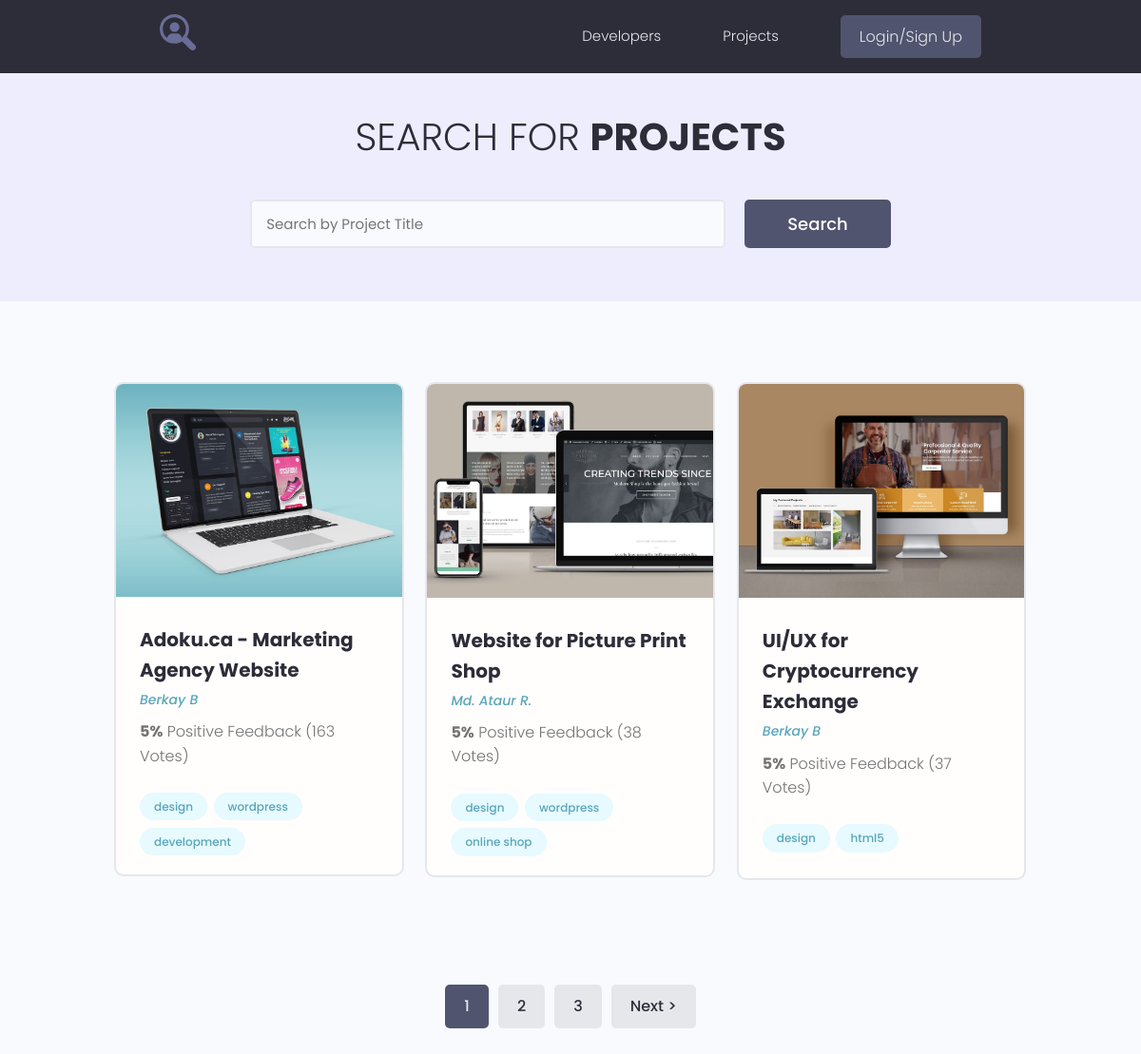
/projects/, run on the app's committed database.
### projects/models.py (models this page shows, shortened)
class Project(models.Model):
    owner = models.ForeignKey(Profile, on_delete=models.SET_NULL, null=True, blank=True)
    title = models.CharField(max_length=200)
    description = models.TextField(null=True, blank=True)
    image = models.ImageField(null=True, blank=True, upload_to='projects/%Y/%m/%d',
                              default='default.jpg')
    demo_link = models.CharField(max_length=2000, null=True, blank=True)
    source_link = models.CharField(max_length=2000, null=True, blank=True)
    tags = models.ManyToManyField('Tag', blank=True)
    vote_total = models.IntegerField(default=0, null=True, blank=True)
    vote_ratio = models.IntegerField(default=0, null=True, blank=True)
    created = models.DateTimeField(auto_now_add=True)
    class Meta:
        ordering = ['-vote_ratio', '-vote_total']

class Tag(models.Model):
    name = models.CharField(max_length=200)
    created = models.DateTimeField(auto_now_add=True)
    def __str__(self):
        return self.name

### users/models.py (models this page shows, shortened)
class Profile(models.Model):
    user = models.OneToOneField(User, on_delete=models.CASCADE, blank=True, null=True)
    name = models.CharField(max_length=200, blank=True, null=True)
    email = models.EmailField(max_length=500, blank=True, null=True)
    username = models.CharField(max_length=200, blank=True, null=True)
    short_info = models.CharField(max_length=200, blank=True, null=True)
    bio = models.TextField(blank=True, null=True)
    image = models.ImageField(upload_to='profiles/', blank=True, null=True, default='profiles/user-default.png')
    social_github = models.CharField(max_length=200, blank=True, null=True)
    social_youtube = models.CharField(max_length=200, blank=True, null=True)
    social_website = models.CharField(max_length=200, blank=True, null=True)
    created = models.DateTimeField(auto_now_add=True)

### projects/views.py (the view)
# urls.py: path('projects/', include('projects.urls')),
def projects(request):
    page = request.GET.get('page')
    result = 3
    projs = Project.objects.all()
    paginator = Paginator(projs, result)
    try:
        projs = paginator.page(page)
    except PageNotAnInteger:
        page = 1
        projs = paginator.page(page)
    except EmptyPage:
        page = paginator.num_pages
        projs = paginator.page(page)
    page = int(page)
    left_index = page - 2 if page > 2 else 1
    right_index = page + 3 if page < paginator.num_pages - 2 else paginator.num_pages + 1
    custom_range = range(left_index, right_index)
    context = {'projects': projs, 'paginator': paginator, 'custom_range': custom_range}
    return render(request, 'projects/projects.html', context)

### projects/templates/projects/projects.html (shortened to what this page needs)
{% extends 'projects/base.html' %}
{% block content %}
    <main class="projects">
        <section class="hero-section text-center">
            <div class="container container--narrow">
                <div class="hero-section__box">
                    <h2>Search for <span>Projects</span></h2>
                </div>
                <div class="hero-section__search">
                    <form class="form" action="#" method="get">
                        <div class="form__field">
                            <input class="input input--text" id="formInput#search" type="text" name="text"
                                   placeholder="Search by Project Title"/>
                        </div>
                        <input class="btn btn--sub btn--lg" type="submit" value="Search"/>
                    </form>
                </div>
            </div>
        </section>
        <section class="projectsList">
            <div class="container">
                <div class="grid grid--three">
                    {% for project in projects %}
                        <div class="column">
                            <div class="card project">
                                <a href="{% url 'project' project.id %}" class="project">
                                    <img class="project__thumbnail" src="{{ project.image.url }}"
                                         alt="project thumbnail"/>
                                    <div class="card__body">
                                        <h3 class="project__title">{{ project.title }}</h3>
                                        <p><a class="project__author"
                                              href="{% url 'user_profile' project.owner.id %}">{{ project.owner.name }}</a>
                                        </p>
                                        <p class="project--rating">
                                            <span style="font-weight: bold;">{{ project.vote_ratio }}%</span> Positive
                                            Feedback ({{ project.vote_total }}
                                            Vote{{ project.vote_total | pluralize:'s' }})
                                        </p>
                                        <div class="project__tags">
                                            {% for tag in project.tags.all %}
                                                <span class="tag tag--pill tag--main">
<small>{{ tag }}</small>
</span>
                                            {% endfor %}
                                        </div>
                                    </div>
                                </a>
                            </div>
                        </div>
                    {% endfor %}
                </div>
            </div>
        </section>
        {% if projects.has_other_pages %}
            <div class="pagination">
                <ul class="container">
                    {% for page in custom_range %}
                        {% if page == projects.number %}
                            <li><a href="?page={{ page }}" class="btn page-link btn--sub">{{ page }}</a></li>
                        {% else %}
                            <li><a href="?page={{ page }}" class="btn page-link">{{ page }}</a></li>
                        {% endif %}
                    {% endfor %}
                    {% if projects.has_next %}
                        <li><a href="?page={{ projects.next_page_number }}" class="btn page-link">Next &gt;</a></li>
                    {% endif %}
                </ul>
            </div>
        {% endif %}
    </main>
{% endblock %}

### projects/static/styles/app.css (style rules this page uses)
:root { --color-sub: #2d2d39; }
.btn--sub { background-color: var(--color-sub-light); }
.card { border: 2px solid var(--color-light); }
img { width: 100%; }
.hero-section { height: 40vh; display: flex; align-items: center; background-color: var(--color-sub); }
.hero-section__box { margin-bottom: 4rem; }
.hero-section__box > h2, .hero-section__box > h2 > span { font-size: 4rem; color: var(--color-light); line-height: 1.3; text-transform: uppercase; }
.hero-section__box > h2 { font-weight: 300; }
.hero-section__box > h2 > span { font-weight: 700; }
.hero-section__search > .form { display: flex; align-items: center; justify-content: center; gap: 2rem; }
.hero-section__search > .form input.input--text { width: 50rem; }
.pagination { margin-top: 8rem; margin-bottom: 10rem; }
.pagination > ul { flex-wrap: wrap; list-style: none; display: flex; align-items: center; justify-content: center; gap: 1rem; }
.pagination .btn { color: var(--color-sub); }
.pagination .btn.btn--sub { color: var(--color-light); }
.project__author { font-size: 1.4rem; font-style: italic; }
.project--rating { margin-bottom: 1.6em; margin-top: .5em; }
.projects > .hero-section { background: var(--color-sub-lighter); height: 30vh; }
.projects .hero-section__box { margin-bottom: 2.5rem; }
.projects .hero-section__box > h2 { color: var(--color-sub); }
.projects .hero-section__box > h2 > span { font-weight: 700; color: var(--color-sub); }
.projectsList { margin-top: 8rem; }
.project__thumbnail { object-fit: cover; object-position: top center; width: 100%; }
.project__title { font-size: 2rem; font-weight: 700; color: var(--color-sub); }

### projects/static/uikit/styles/modules/_variables.css (style rules this page uses)
:root { --color-main: #5aa5b9; --color-main-light: #e6faff; --color-sub: #3f4156; --color-sub-light: #51546e; --color-sub-lighter: #ededfd; --color-text: #737373; --color-gray: #8b8b8b; --color-light: #e5e7eb; --color-light-gray: #767676; --color-bg: #f8fafd; --color-white: #fffefd; --color-white-light: #f3f3f3; --color-success: #359e64; --color-success-bg: #def8e8; --color-error: #fc4b0b; --color-error-bg: #fff2ee; --font-base: 'Poppins', arial, helvetica, 'Segoe UI', roboto, ubuntu, sans-serif; --font-monospace: 'Fira Code', 'Courier New', courier, monospace; --font-regular: 300; --font-medium: 500; --font-bold: 700; --generic-shadow: 1px 1px 5px #00000010; --generic-transition: all 0.3s ease-in-out; }

### projects/static/uikit/styles/modules/_base.css (style rules this page uses)
* { margin: 0; padding: 0; box-sizing: border-box; text-rendering: optimizeLegibility; color: inherit; font-size: inherit; }
html { font-size: 50%; }
@media only screen and (min-width: 480px) { html { font-size: 56.25%; } }
@media only screen and (min-width: 1200px) { html { font-size: 62.5%; } }
body { line-height: 1.6; font-weight: 400; font-size: 1.5rem; color: var(--color-text); background-color: var(--color-bg); min-height: 100vh; }

### projects/static/uikit/styles/modules/_typography.css (style rules this page uses)
* { font-family: var(--font-base); }
h2 { font-size: 3.6rem; font-weight: var(--font-bold); }
h3 { font-size: 3.2rem; font-weight: var(--font-medium); }
p, span, strong { font-size: 1.6rem; color: var(--color-text); font-weight: var(--font-regular); }
a { padding-bottom: 2px; text-decoration: none; display: inline-block; color: var(--color-main); font-weight: var(--font-medium); }

### projects/static/uikit/styles/modules/_utilities.css (style rules this page uses)
.container { width: 92%; max-width: 165rem; margin: 0 auto; box-sizing: border-box; }
.container--narrow { width: 92%; max-width: 120rem; }
@media screen and (min-width: 1000px) { .container { width: 90%; } }
@media screen and (min-width: 1000px) { .container--narrow { width: 85%; } }
@media screen and (min-width: 1200px) { .container { width: 80%; } }
@media screen and (min-width: 1200px) { .container--narrow { width: 72%; } }
.text-center { text-align: center; }

### projects/static/uikit/styles/modules/_button.css (style rules this page uses)
.btn { display: inline-block; position: relative; cursor: pointer; background-color: var(--color-light); font-weight: var(--font-medium); color: var(--color-sub); text-decoration: none; padding: 1rem 2rem; border-radius: 0.5rem; border: none; width: -webkit-fit-content; width: -moz-fit-content; width: fit-content; height: -webkit-fit-content; height: -moz-fit-content; height: fit-content; font-size: 1.6rem; outline-width: 0; outline-color: transparent; -webkit-backface-visibility: hidden; backface-visibility: hidden; transition: all 0.3s ease-in-out; }
.btn--sub { background-color: var(--color-sub); color: var(--color-white); }
.btn--lg { font-size: 1.8rem; padding: 1.2rem 4.5rem; }

### data on the page
Project: image (picture), title "Adoku.ca - Marketing Agency Website", owner.name "Berkay B", vote_ratio "5", vote_total "163", vote_total|pluralize "s"
Tag: name "design"
Tag: name "wordpress"
Tag: name "development"
Project: image (picture), title "Website for Picture Print Shop", owner.name "Md. Ataur R.", vote_ratio "5", vote_total "38", vote_total|pluralize "s"
Tag: name "online shop"
Project: image (picture), title "UI/UX for Cryptocurrency Exchange", owner.name "Berkay B", vote_ratio "5", vote_total "37", vote_total|pluralize "s"
Tag: name "html5"

### other printed values
{{ page }} "1"
{{ page }} "2" "3"
